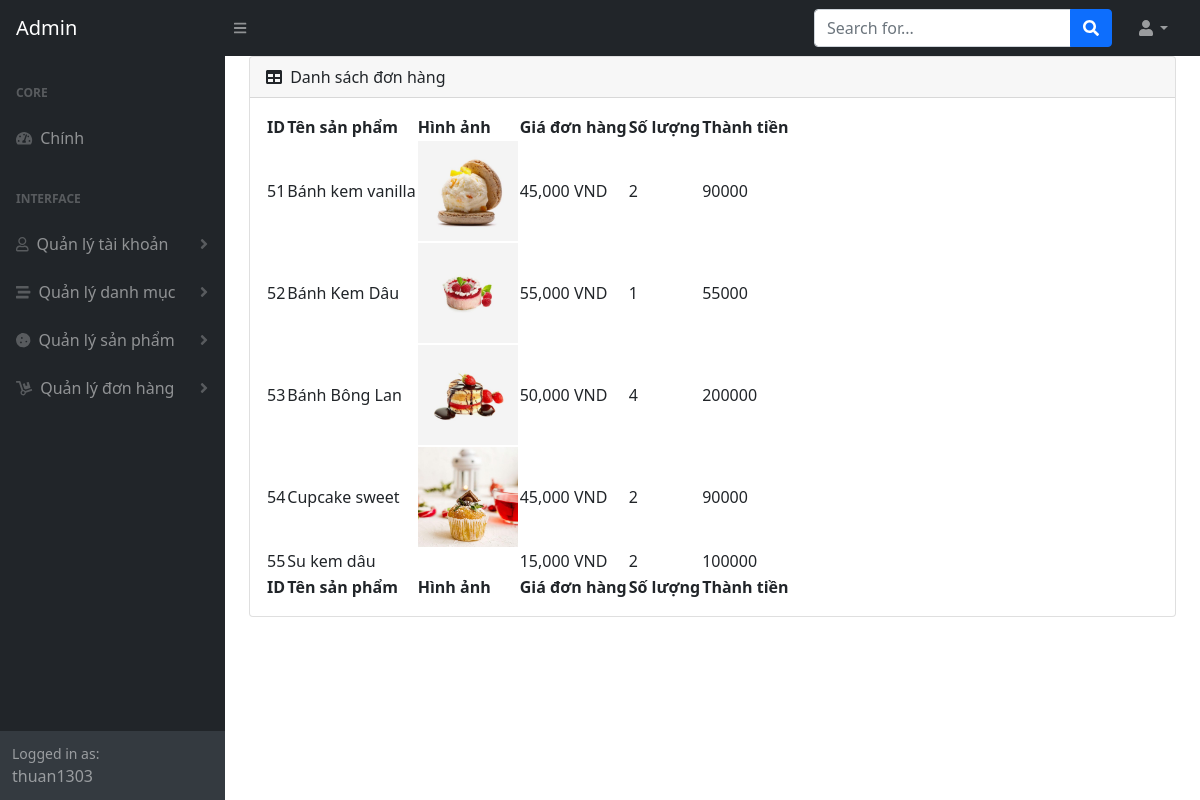
The page /admin/index.php?module=detailsorder&id=29 (signed in) on the database as committed earlier.
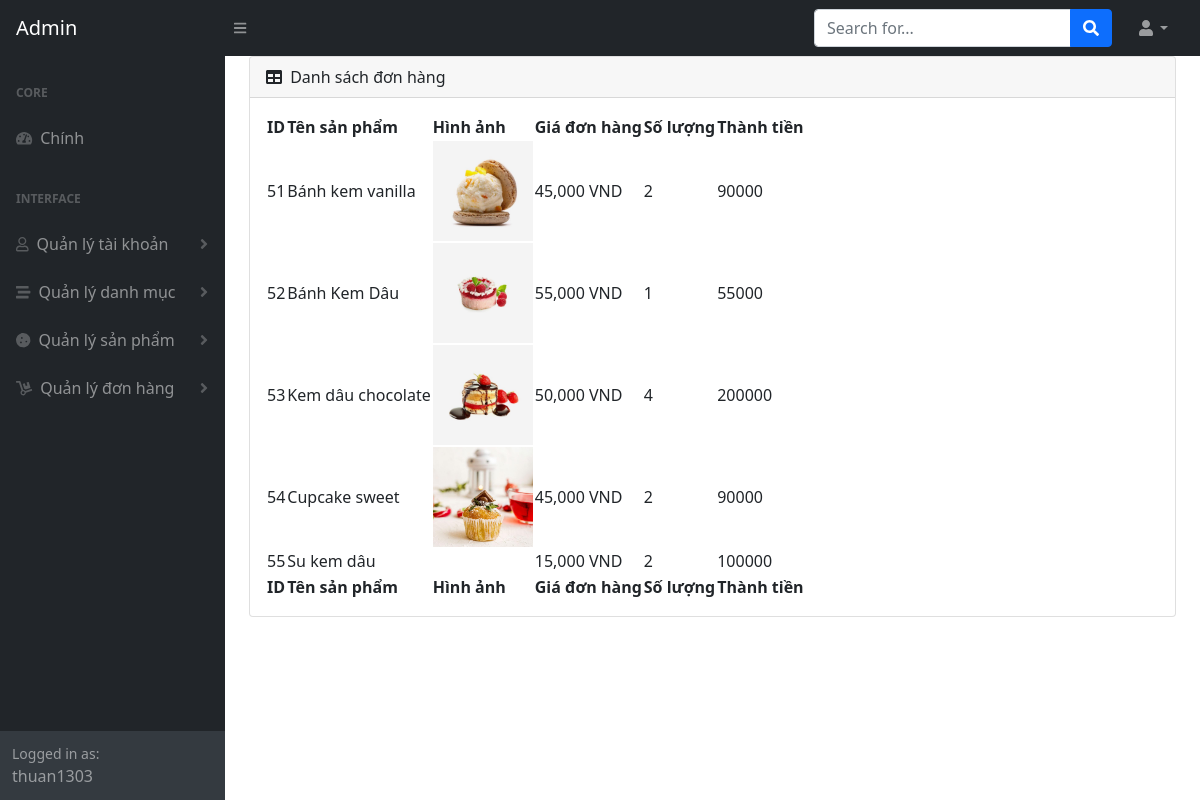
The same page on the database as committed later.
### tables this page shows
CREATE TABLE `product` (
  `id` int(10) NOT NULL,
  `name` varchar(255) NOT NULL,
  `image` varchar(255) NOT NULL,
  `description` text NOT NULL,
  `price` double NOT NULL,
  `cat_id` int(10) NOT NULL
);

### admin/modules/detailsorder.php (the view, shortened to what this page needs)
<?php
include('../conn.php');
?>
<div class="card mb-4">
    <div class="card-header">
        <i class="fas fa-table me-1"></i>
        Danh sách đơn hàng
    </div>
    <div class="card-body">
        <table id="datatablesSimple">
            <thead>
                <tr>
                    <th>ID</th>
                    <th>Tên sản phẩm</th>
                    <th>Hình ảnh</th>
                    <th>Giá đơn hàng</th>
                    <th>Số lượng</th>
                    <th>Thành tiền</th>
                </tr>
            </thead>
            <tfoot>
                <tr>
                    <th>ID</th>
                    <th>Tên sản phẩm</th>
                    <th>Hình ảnh</th>
                    <th>Giá đơn hàng</th>
                    <th>Số lượng</th>
                    <th>Thành tiền</th>
                </tr>
            </tfoot>
            <tbody>
                <?php
                if (isset($_GET["id"])) {
                    $sql_query = "SELECT * FROM `order-details`, `product` WHERE `order-details`.`id`=`product`.`id` AND `order_id` =" . $_GET["id"];
                    $result = mysqli_query($connect, $sql_query);
                }
                while ($row = mysqli_fetch_array($result)) { ?>
                    <tr>
                        <td><?php echo $row["orderdetail_id"] ?></td>
                        <td><?php echo $row["name"] ?></td>
                        <td><img src="../upload/<?php echo $row["image"] ?>" alt=""></td>
                        <td><?php echo number_format($row["price"], 0, '', ',') ?> VND</td>
                        <td><?php echo $row["quantity"] ?></td>
                        <td><?php echo $row["total"] ?></td>
                    </tr>
                <?php }
                ?>
            </tbody>
    </div>
</div>

### admin/index.php (shortened to what this page needs)
<!DOCTYPE html>
<html lang="en">
<head>
    <link href="https://cdn.jsdelivr.net/npm/simple-datatables@latest/dist/style.css" rel="stylesheet" />
    <link href="css/styles.css" rel="stylesheet" />
</head>
<body class="sb-nav-fixed">
    <?php
    include('./modules/header.php');
    ?>
    <div id="layoutSidenav">
        <?php
        include('./modules/sidenav.php');
        ?>
        <div id="layoutSidenav_content">
            <div class="container-fluid px-4">
                <?php
                if (isset($_GET["module"])) {
                    $module = $_GET["module"];
                    include('./modules/' . $module . '.php');
                } else {
                    include('./modules/dashboard.php');
                }
                ?>
            </div>
        </div>
    </div>
</body>
</html>

### admin/modules/header.php (shortened to what this page needs)
<nav class="sb-topnav navbar navbar-expand navbar-dark bg-dark">
    <a class="navbar-brand ps-3" href="index.php">Admin</a>
    <button class="btn btn-link btn-sm order-1 order-lg-0 me-4 me-lg-0" id="sidebarToggle" href="#!"><i class="fas fa-bars"></i></button>
    <form class="d-none d-md-inline-block form-inline ms-auto me-0 me-md-3 my-2 my-md-0">
        <div class="input-group">
            <input class="form-control" type="text" placeholder="Search for..." aria-label="Search for..." aria-describedby="btnNavbarSearch" />
            <button class="btn btn-primary" id="btnNavbarSearch" type="button"><i class="fas fa-search"></i></button>
        </div>
    </form>
    <ul class="navbar-nav ms-auto ms-md-0 me-3 me-lg-4">
        <li class="nav-item dropdown">
            <a class="nav-link dropdown-toggle" id="navbarDropdown" href="#" role="button" data-bs-toggle="dropdown" aria-expanded="false"><i class="fas fa-user fa-fw"></i></a>
        </li>
    </ul>
</nav>

### admin/modules/sidenav.php (shortened to what this page needs)
<div id="layoutSidenav_nav">
    <nav class="sb-sidenav accordion sb-sidenav-dark" id="sidenavAccordion">
        <div class="sb-sidenav-menu">
            <div class="nav">
                <div class="sb-sidenav-menu-heading">Core</div>
                <a class="nav-link" href="index.php">
                    <div class="sb-nav-link-icon"><i class="fas fa-tachometer-alt"></i></div>
                    Chính
                </a>
                <div class="sb-sidenav-menu-heading">Interface</div>
                <a class="nav-link collapsed" href="#" data-bs-toggle="collapse" data-bs-target="#collapseLayouts" aria-expanded="false" aria-controls="collapseLayouts">
                    <div class="sb-nav-link-icon"><i class="far fa-user"></i></div>
                    Quản lý tài khoản
                    <div class="sb-sidenav-collapse-arrow"><i class="fas fa-angle-down"></i></div>
                </a>
                <a class="nav-link collapsed" href="#" data-bs-toggle="collapse" data-bs-target="#collapseLayouts" aria-expanded="false" aria-controls="collapseLayouts">
                    <div class="sb-nav-link-icon"><i class="fas fa-stream"></i></div>
                    Quản lý danh mục
                    <div class="sb-sidenav-collapse-arrow"><i class="fas fa-angle-down"></i></div>
                </a>
                <a class="nav-link collapsed" href="#" data-bs-toggle="collapse" data-bs-target="#collapseLayouts" aria-expanded="false" aria-controls="collapseLayouts">
                    <div class="sb-nav-link-icon"><i class="fas fa-cookie"></i></div>
                    Quản lý sản phẩm
                    <div class="sb-sidenav-collapse-arrow"><i class="fas fa-angle-down"></i></div>
                </a>
                <a class="nav-link collapsed" href="#" data-bs-toggle="collapse" data-bs-target="#collapseLayouts" aria-expanded="false" aria-controls="collapseLayouts">
                    <div class="sb-nav-link-icon"><i class="fas fa-dolly"></i></div>
                    Quản lý đơn hàng
                    <div class="sb-sidenav-collapse-arrow"><i class="fas fa-angle-down"></i></div>
                </a>
            </div>
        </div>
        <div class="sb-sidenav-footer">
            <div class="small">Logged in as:</div>
            <?php
            if (isset($_SESSION["login"]) && $_SESSION["login"]["7"] == 1) {
                echo $_SESSION["login"]["1"];
            }
            ?>
        </div>
    </nav>
</div>

### admin/modules/detailsorder.php (style rules this page uses)
tbody td img { width: 100px; }

Rows that differ between the two databases and show on the page:
changed through a linked row, order-details id 53: product.name "Bánh Bông Lan" → "Kem dâu chocolate"
